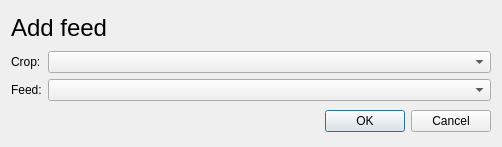
<?xml version="1.0" encoding="UTF-8"?>
<ui version="4.0">
 <class>addFeed</class>
 <widget class="QDialog" name="addFeed">
  <property name="geometry">
   <rect>
    <x>0</x>
    <y>0</y>
    <width>502</width>
    <height>147</height>
   </rect>
  </property>
  <property name="windowTitle">
   <string>Dialog</string>
  </property>
  <layout class="QVBoxLayout" name="verticalLayout">
   <item>
    <widget class="QLabel" name="label">
     <property name="sizePolicy">
      <sizepolicy hsizetype="Preferred" vsizetype="Maximum">
       <horstretch>0</horstretch>
       <verstretch>0</verstretch>
      </sizepolicy>
     </property>
     <property name="font">
      <font>
       <pointsize>18</pointsize>
      </font>
     </property>
     <property name="text">
      <string>Add feed</string>
     </property>
    </widget>
   </item>
   <item>
    <layout class="QGridLayout" name="gridLayout">
     <item row="0" column="0">
      <widget class="QLabel" name="label_2">
       <property name="sizePolicy">
        <sizepolicy hsizetype="Maximum" vsizetype="Preferred">
         <horstretch>0</horstretch>
         <verstretch>0</verstretch>
        </sizepolicy>
       </property>
       <property name="text">
        <string>Crop:</string>
       </property>
      </widget>
     </item>
     <item row="0" column="1">
      <widget class="QComboBox" name="cbm_crop"/>
     </item>
     <item row="1" column="0">
      <widget class="QLabel" name="label_3">
       <property name="text">
        <string>Feed:</string>
       </property>
      </widget>
     </item>
     <item row="1" column="1">
      <widget class="QComboBox" name="cbm_feed"/>
     </item>
    </layout>
   </item>
   <item>
    <widget class="QDialogButtonBox" name="buttonBox">
     <property name="orientation">
      <enum>Qt::Horizontal</enum>
     </property>
     <property name="standardButtons">
      <set>QDialogButtonBox::Cancel|QDialogButtonBox::Ok</set>
     </property>
    </widget>
   </item>
  </layout>
 </widget>
 <resources/>
 <connections>
  <connection>
   <sender>buttonBox</sender>
   <signal>accepted()</signal>
   <receiver>addFeed</receiver>
   <slot>accept()</slot>
   <hints>
    <hint type="sourcelabel">
     <x>248</x>
     <y>254</y>
    </hint>
    <hint type="destinationlabel">
     <x>157</x>
     <y>274</y>
    </hint>
   </hints>
  </connection>
  <connection>
   <sender>buttonBox</sender>
   <signal>rejected()</signal>
   <receiver>addFeed</receiver>
   <slot>reject()</slot>
   <hints>
    <hint type="sourcelabel">
     <x>316</x>
     <y>260</y>
    </hint>
    <hint type="destinationlabel">
     <x>286</x>
     <y>274</y>
    </hint>
   </hints>
  </connection>
 </connections>
</ui>
